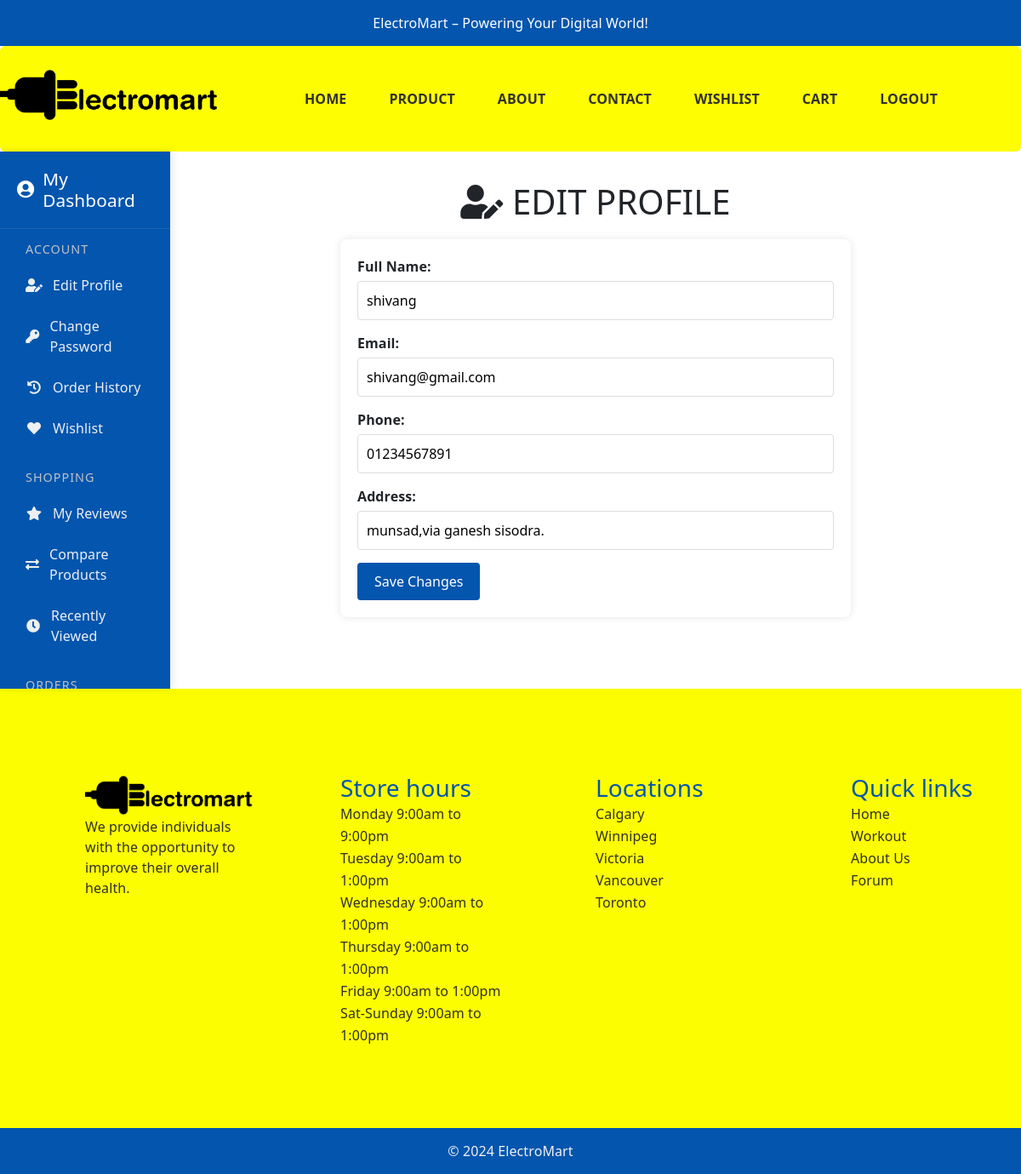
The page /customer/profile.php (signed in) on the database its author committed.
### tables this page shows
CREATE TABLE `users` (
  `id` int(11) NOT NULL,
  `name` varchar(100) NOT NULL,
  `email` varchar(150) NOT NULL,
  `phone` varchar(15) DEFAULT NULL,
  `password` varchar(255) NOT NULL,
  `role` enum('customer','vendor','admin') NOT NULL,
  `address` varchar(255) NOT NULL,
  `created_at` timestamp NOT NULL DEFAULT current_timestamp()
);

### customer/profile.php (the view, shortened to what this page needs)
<?php
include '../config/db.php';
$user_id = $_SESSION['user_id'];
$query = "SELECT * FROM users WHERE id = ?";
$stmt = $conn->prepare($query);
$stmt->bind_param("i", $user_id);
$stmt->execute();
$result = $stmt->get_result();
$user = $result->fetch_assoc();
?>
<!DOCTYPE html>
<html lang="en">
<head>
    <link rel="stylesheet" href="https://cdnjs.cloudflare.com/ajax/libs/font-awesome/5.15.4/css/all.min.css">
    <link rel="stylesheet" href="../public/css/stylesheet.css">
</head>
<body>
    <?php include 'header.php'; ?>
    <div class="profile-container">
        <?php include 'dashboard-sidebar.php'; ?>
        <main class="profile-main-content">
            <h1><i class="fas fa-user-edit"></i> Edit Profile</h1>
            <div class="profile-form">
                <form method="post">
                    <div>
                        <label for="name">Full Name:</label>
                        <input type="text" id="name" name="name" value="<?php echo htmlspecialchars($user['name'] ?? ''); ?>">
                    </div>
                    <div>
                        <label for="email">Email:</label>
                        <input type="email" id="email" name="email" value="<?php echo htmlspecialchars($user['email'] ?? ''); ?>">
                    </div>
                    <div>
                        <label for="phone">Phone:</label>
                        <input type="tel" id="phone" name="phone" value="<?php echo htmlspecialchars($user['phone'] ?? ''); ?>">
                    </div>
                    <div>
                        <label for="address">Address:</label>
                        <input type="text" id="address" name="address" value="<?php echo htmlspecialchars($user['address'] ?? ''); ?>">
                    </div>
                    <button type="submit">Save Changes</button>
                </form>
            </div>
        </main>
    </div>
    <?php include 'footer.php'; ?>
</body>
</html>

### rows shown on the page
users: name "shivang", email "shivang@gmail.com", phone "01234567891", address "munsad,via ganesh sisodra."
